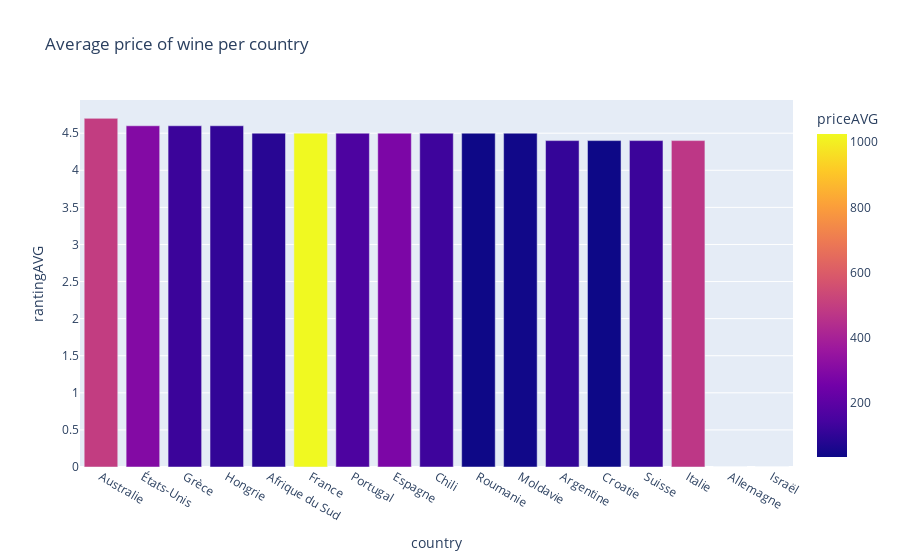

Here is the notebook cell this chart was saved with:
### Code cell
import pandas as pd
import plotly.express as px

df5 = pd.read_csv('data/priceAVG_per_country.csv', encoding='latin1')
df5.sort_values('rantingAVG', ascending=False, inplace=True)
fig4 = px.bar(df5, x='country', y='rantingAVG', color='priceAVG', title='Average price of wine per country')
fig4.show()

### Figure 1 — Plotly figure (JSON) as saved in the notebook; plotly's stock layout.template omitted (floating-point values rounded to 4 significant figures)
{"data": [{"alignmentgroup": "True", "hovertemplate": "country=%{x}<br>rantingAVG=%{y}<br>priceAVG=%{marker.color}<extra></extra>", "legendgroup": "", "marker": {"color": [495, 300, 124, 107, 88, 1025, 162, 282, 130, 36, 43, 111, 35, 123, 476, 282, 37], "coloraxis": "coloraxis", "pattern": {"shape": ""}}, "name": "", "offsetgroup": "", "orientation": "v", "showlegend": false, "textposition": "auto", "type": "bar", "x": ["Australie", "États-Unis", "Grèce", "Hongrie", "Afrique du Sud", "France", "Portugal", "Espagne", "Chili", "Roumanie", "Moldavie", "Argentine", "Croatie", "Suisse", "Italie", "Allemagne", "Israël"], "xaxis": "x", "y": [4.7, 4.6, 4.6, 4.6, 4.5, 4.5, 4.5, 4.5, 4.5, 4.5, 4.5, 4.4, 4.4, 4.4, 4.4, 0, 0], "yaxis": "y"}], "layout": {"barmode": "relative", "coloraxis": {"colorbar": {"title": {"text": "priceAVG"}}, "colorscale": [[0, "#0d0887"], [0.1111, "#46039f"], [0.2222, "#7201a8"], [0.3333, "#9c179e"], [0.4444, "#bd3786"], [0.5556, "#d8576b"], [0.6667, "#ed7953"], [0.7778, "#fb9f3a"], [0.8889, "#fdca26"], [1, "#f0f921"]]}, "legend": {"tracegroupgap": 0}, "title": {"text": "Average price of wine per country"}, "xaxis": {"anchor": "y", "domain": [0, 1], "title": {"text": "country"}}, "yaxis": {"anchor": "x", "domain": [0, 1], "title": {"text": "rantingAVG"}}}}
